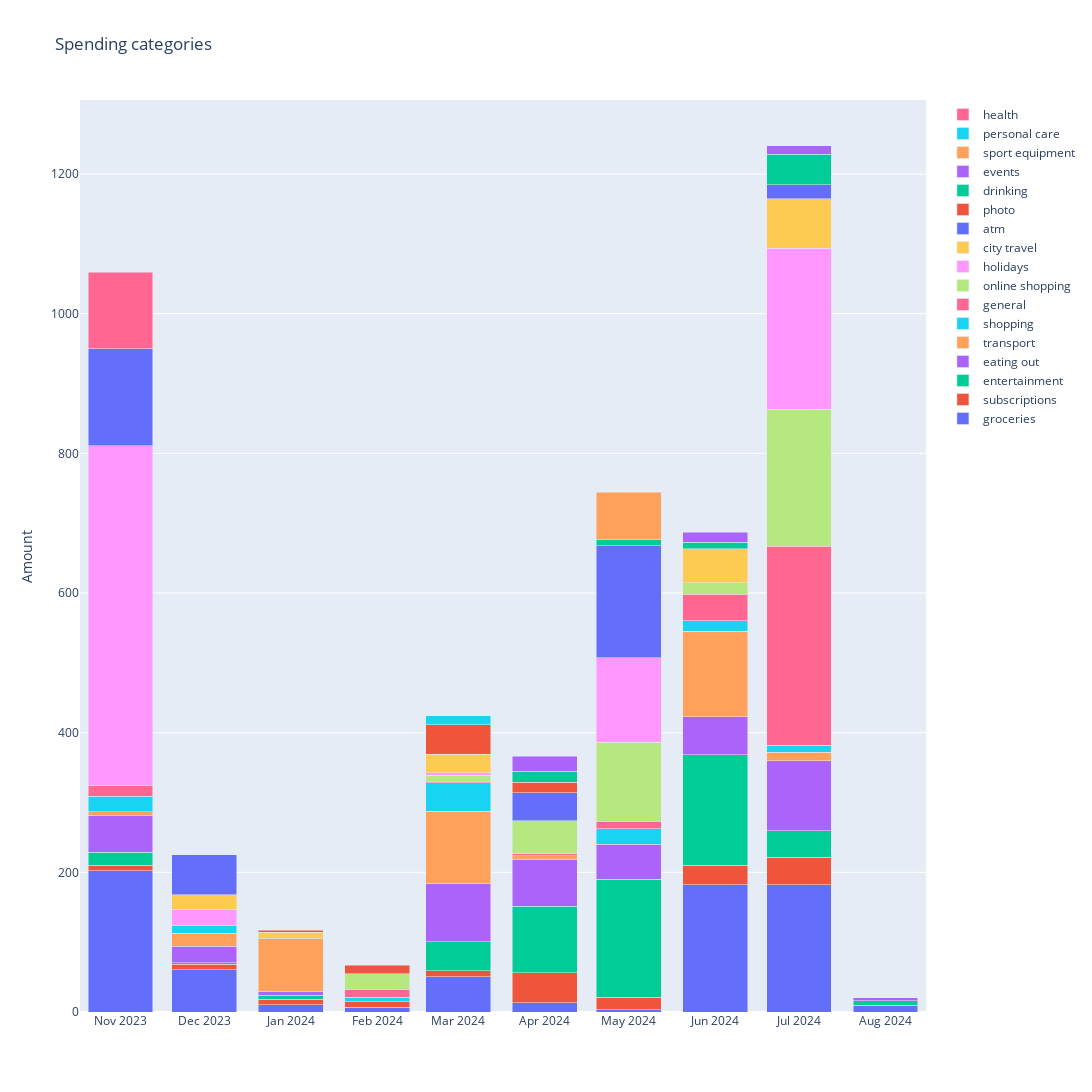

This figure's notebook cell:
### Code cell
## Bar chart for top-spending categories
# Function to identify top 5 categories and create 'Other'
def process_month(df_month):
    # Calculate the total amount by category for each month
    category_totals = df_month.groupby('category_m')['amount'].sum()
    # Identify top 5 categories
    top_categories = category_totals.nlargest(20).index
    # Replace non-top categories with 'Other'
    df_month['category_m'] = df_month['category_m'].apply(lambda x: x if x in top_categories else 'other')
    # Aggregate amounts
    df_processed = df_month.groupby(['month', 'category_m'])['amount'].sum().reset_index()
    return df_processed


## Create bar chart for per-month category breakdown
df_bar_post_pan = df_post_pan_0
df_bar_post_pan = df_bar_post_pan[['amount', 'category_m', 'month']]

# Reformat and pivot for bar chart
df_bar_post_pan = df_bar_post_pan.groupby(['month', 'category_m']).sum().reset_index()
df_bar_post_pan = df_bar_post_pan[df_bar_post_pan['amount'] < 0]
df_bar_post_pan['amount'] *= -1
df_bar_post_pan = df_bar_post_pan.groupby('month').apply(process_month).reset_index(drop=True)


# Calculate the total number of rows
total_rows = len(df_bar_post_pan)

# Count the occurrences of each unique value in the 'category' column
category_counts = df_bar_post_pan['category_m'].value_counts()

# Calculate the percentage contribution of each category
category_percentage = (category_counts / total_rows) * 100

# Map the calculated percentages back to the DataFrame
df_bar_post_pan['category_percentage'] = df_bar_post_pan['category_m'].map(category_percentage)
df_bar_post_pan = df_bar_post_pan.sort_values(['category_percentage', 'category_m'], ascending=False)


# Pivot for bar chart
df_bar_pivot = df_bar_post_pan.pivot(
    index='month',
    columns='category_m',
    values='amount'
).reset_index()
# Add a total column
# df_bar_pivot['total'] = df_bar_pivot.iloc[:,2:].sum(axis=1)
# bar_series = list(df_bar_post_pan['category_m'].unique())
# bar_series.extend(['total'])

# Create the bar chart
fig_3 = go.Figure()
# for category in df_bar_post_pan['category_m'].unique():
#     fig_3.add_trace(go.Bar(
#         x=df_bar_pivot['month'],
#         y=df_bar_pivot[category],
#         name=category
#     ))
# Add bars for each category
for category in df_bar_post_pan['category_m'].unique():
    # df_category = df_bar_pivot[df_bar_pivot['category_m'] == category]
    fig_3.add_trace(go.Bar(
        x=df_bar_pivot['month'],
        y=df_bar_pivot[category],
        name=category
    ))

fig_3.update_layout(
    barmode='stack',
    title='Spending categories',
    yaxis_title='Amount',
    width=width_,
    height=height_,    
)
# Show the plot
fig_3.show()

### Figure 1 — Plotly figure (JSON) as saved in the notebook; plotly's stock layout.template omitted (floating-point values rounded to 4 significant figures)
{"data": [{"name": "groceries", "type": "bar", "x": ["2023-11", "2023-12", "2024-01", "2024-02", "2024-03", "2024-04", "2024-05", "2024-06", "2024-07", "2024-08"], "y": [201.9, 60.19, 10.48, 6.97, 50.81, 13.14, 3.3, 182.0, 182.0, 9.39]}, {"name": "subscriptions", "type": "bar", "x": ["2023-11", "2023-12", "2024-01", "2024-02", "2024-03", "2024-04", "2024-05", "2024-06", "2024-07", "2024-08"], "y": [7.99, 7.99, 7.99, 7.99, 7.99, 43.34, 17.97, 27.96, 39.95, null]}, {"name": "entertainment", "type": "bar", "x": ["2023-11", "2023-12", "2024-01", "2024-02", "2024-03", "2024-04", "2024-05", "2024-06", "2024-07", "2024-08"], "y": [18.67, 2.6, 5.5, null, 42.12, 95.22, 168.7, 158.2, 37.5, 6.9]}, {"name": "eating out", "type": "bar", "x": ["2023-11", "2023-12", "2024-01", "2024-02", "2024-03", "2024-04", "2024-05", "2024-06", "2024-07", "2024-08"], "y": [52.1, 23.46, 5.69, null, 82.87, 66.45, 49.9, 54.35, 100.2, 4]}, {"name": "transport", "type": "bar", "x": ["2023-11", "2023-12", "2024-01", "2024-02", "2024-03", "2024-04", "2024-05", "2024-06", "2024-07", "2024-08"], "y": [5.78, 18.4, 75.9, null, 103.4, 5.8, null, 122.6, 12, null]}, {"name": "shopping", "type": "bar", "x": ["2023-11", "2023-12", "2024-01", "2024-02", "2024-03", "2024-04", "2024-05", "2024-06", "2024-07", "2024-08"], "y": [22.31, 11.29, null, 6.38, 41.46, null, 22.55, 14.99, 10, null]}, {"name": "general", "type": "bar", "x": ["2023-11", "2023-12", "2024-01", "2024-02", "2024-03", "2024-04", "2024-05", "2024-06", "2024-07", "2024-08"], "y": [15.8, null, null, 11.48, 2.15, 2.35, 10.54, 37.88, 285.0, null]}, {"name": "online shopping", "type": "bar", "x": ["2023-11", "2023-12", "2024-01", "2024-02", "2024-03", "2024-04", "2024-05", "2024-06", "2024-07", "2024-08"], "y": [null, null, null, 22, 7.95, 47.44, 113.7, 16.63, 196.7, null]}, {"name": "holidays", "type": "bar", "x": ["2023-11", "2023-12", "2024-01", "2024-02", "2024-03", "2024-04", "2024-05", "2024-06", "2024-07", "2024-08"], "y": [485.9, 23.39, null, null, 3.69, null, 120.8, null, 230.4, null]}, {"name": "city travel", "type": "bar", "x": ["2023-11", "2023-12", "2024-01", "2024-02", "2024-03", "2024-04", "2024-05", "2024-06", "2024-07", "2024-08"], "y": [null, 20.6, 8.8, null, 26.35, null, null, 48.5, 70.95, null]}, {"name": "atm", "type": "bar", "x": ["2023-11", "2023-12", "2024-01", "2024-02", "2024-03", "2024-04", "2024-05", "2024-06", "2024-07", "2024-08"], "y": [139.4, 57.42, null, null, null, 40, 160, null, 20, null]}, {"name": "photo", "type": "bar", "x": ["2023-11", "2023-12", "2024-01", "2024-02", "2024-03", "2024-04", "2024-05", "2024-06", "2024-07", "2024-08"], "y": [null, null, 3, 11.9, 42.36, 15.5, null, null, null, null]}, {"name": "drinking", "type": "bar", "x": ["2023-11", "2023-12", "2024-01", "2024-02", "2024-03", "2024-04", "2024-05", "2024-06", "2024-07", "2024-08"], "y": [null, null, null, null, null, 15.84, 8.72, 9.39, 43.5, null]}, {"name": "events", "type": "bar", "x": ["2023-11", "2023-12", "2024-01", "2024-02", "2024-03", "2024-04", "2024-05", "2024-06", "2024-07", "2024-08"], "y": [null, null, null, null, null, 21.4, null, 14.6, 12.46, null]}, {"name": "sport equipment", "type": "bar", "x": ["2023-11", "2023-12", "2024-01", "2024-02", "2024-03", "2024-04", "2024-05", "2024-06", "2024-07", "2024-08"], "y": [null, null, null, null, null, null, 67.97, null, null, null]}, {"name": "personal care", "type": "bar", "x": ["2023-11", "2023-12", "2024-01", "2024-02", "2024-03", "2024-04", "2024-05", "2024-06", "2024-07", "2024-08"], "y": [null, null, null, null, 13.05, null, null, null, null, null]}, {"name": "health", "type": "bar", "x": ["2023-11", "2023-12", "2024-01", "2024-02", "2024-03", "2024-04", "2024-05", "2024-06", "2024-07", "2024-08"], "y": [109.5, null, null, null, null, null, null, null, null, null]}], "layout": {"barmode": "stack", "height": 1100, "title": {"text": "Spending categories"}, "width": 2200, "yaxis": {"title": {"text": "Amount"}}}}
